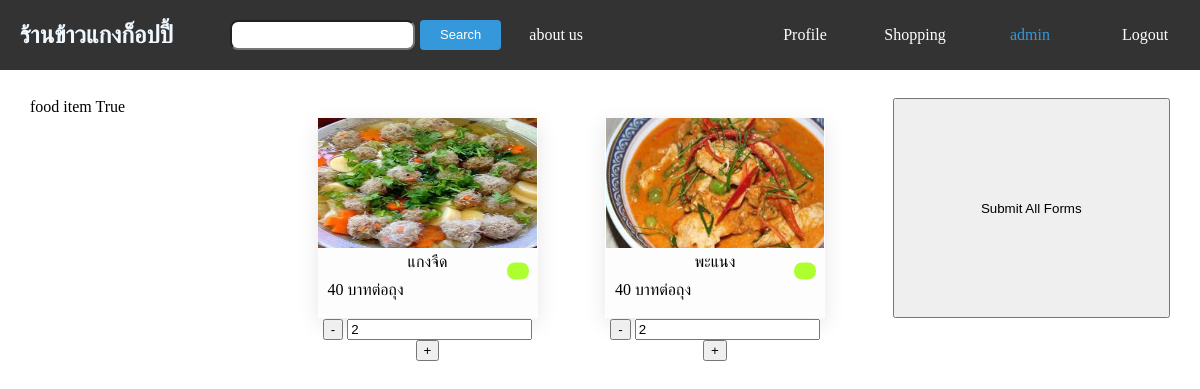
The page /modify_cart1/ (signed in) on the database its author committed.
### app/models.py (models this page shows, shortened)
class Food(models.Model):
    name = models.CharField(max_length=100)
    price = models.IntegerField(default=0)
    unit = models.CharField(max_length=100,default='บาทต่อถุง')
    score = models.FloatField(default=0,blank=True,null=True)
    quantity_review = models.IntegerField(default=0,blank=True,null=True)
    quantity_sale = models.IntegerField(default=0)
    image = models.ImageField(upload_to='media/image/',blank=True,null=True)
    options = models.CharField(max_length=20, choices=(
        ('notchoose', 'ไม่ได้เลือก'),
        ('onsale', 'วางขาย'),
        ('soldout', 'ขายหมดแล้ว'),
    ), default='notchoose')
    def __str__(self) -> str:
        return f'เมนู {self.name} ราคา {self.price} บาท status : {self.options}'

class OrderItemtype1(models.Model):
    user = models.ForeignKey(User,on_delete=models.CASCADE)
    order = models.ForeignKey(Order, on_delete=models.CASCADE)
    food = models.ForeignKey(Food,on_delete=models.DO_NOTHING)
    quantity = models.IntegerField()
    price = models.DecimalField(max_digits=10, decimal_places=2)

### app/views.py (the view)
# urls.py: path('modify_cart1/', modify_cart1, name='modify_cart1'),
def modify_cart1(request):
    foods = Food.objects.all()
    items = OrderItemtype1.objects.all()
    food_item = []
    for food in foods:
        found_item = ''
        print(food)
        for item in items:
            if food == item.food:
                found_item = item
                break
        if found_item:
            food_item.append((food,found_item))
        else:
            food_item.append((food,0))
    modify = 'True'
    return render(request, 'app/shop_food1.html', {'food_item': food_item, 'modify':modify
                                                         })

### app/templates/app/shop_food1.html (shortened to what this page needs)
<!DOCTYPE html>
<html lang="en">
<head>
</head>
<body>
  {% include 'app/navbar.html' %}
  <div class="container-area">
    {%if food_item %}
            food item
            {{modify}}
        {%for f,i in food_item %}
        {%if f.options != 'notchoose'%}
        <div class="listitem">
            <a href="/foodview/{{f.id}}/">
                <div class="boxlistfood">
                    {%if f.image %}
                    <div class="image-food">
                        <img src="{{f.image.url}}" alt="food-image">
                    </div>
                    {%endif%}
                    <div class="box-detail">
                        <div class="overlay">
                            {%if f.options == 'onsale' %}
                            <div class="status-sale-green"></div>
                            {%endif%}
                        </div>
                        <div class="name">{{f.name}}</div>
                        <div class="detail_food">
                            <div class="food-price">{{f.price}} {{f.unit}}</div>
                        </div>
                    </a>
                        <form class="add-to-cart-form" method="post" action="{% url 'add_to_cart' 'type1' %}">
                        <div class="quantity-control">
                            <button class="left_de" type="button" onclick="decrementQuantity('{{ f.id }}')">-</button>
                            {%if not i.quantity %}
                                <input class="cen_num" type="number" name="quantity" id="id_quantity_{{ f.id }}" value="0" min="0">
                            {%else%}
                                <input class="cen_num" type="number" name="quantity" id="id_quantity_{{ f.id }}" value="{{i.quantity}}" min="0">
                            {%endif%}
                            <button class="right_in" type="button" onclick="incrementQuantity('{{ f.id }}')">+</button>
                        </div>
                        </form>
                    </div>
                </div>
        {%endif%}
        {%endfor%}
        <button class="button-btn" type="button" onclick="submitForms_modify()">Submit All Forms</button>
    {%endif%}
</body>
</html>

### app/templates/app/navbar.html (shortened to what this page needs)
<header>
    <nav class="navbar">
        <div class="leftitem">
            <div class="logoitem">
                <h1 class="res_name"><a href="{%url 'home'%}">ร้านข้าวแกงก็อปปี้</a></h1>
            </div>
            <div class="search-btn-about">
                <form class="search" method="post" action="/search/">
                    <div class="searchbar">
                        <input class="search-box" type="search" aria-label="Search" name="text-search">
                        <button type="submit">Search</button>
                    </div>
                </form>
                <a class="about-us" href="/about_us/">about us</a>
            </div>
        </div>
        <div class="rightitem">
            <div class="box-profile">
                <a class="profile" href="/profile/{{user.username}}/">Profile</a>
            </div>
            <div class="create_cart">
                <a class="cart" href="/create_cart/">Shopping</a>
            </div>
            <ul class="box-login">
                {% if user.is_authenticated %}
                <span class="username-btn">{{ user.username }}</span>
                <a class="logout-btn"
                href="{% url 'logout' %}">Logout</a>
                {% else %}
                <a class="login-btn" href="{% url 'line' %}">Login</a>
                {% endif %}
            </ul>
        </div>
    </nav>
</header>

### app/templates/app/shop_food1.html (style rules this page uses)
.container-area { display: grid; padding: 0.5rem; margin: 0.5rem; grid-template-columns: repeat(4,1fr); grid-gap: 10px; width: 1140px; margin: 0 auto; margin-top: 20px; }
.boxlistfood { margin-top: 20px; width: 220px; height: 200px; box-shadow: transparent 0 0 0 3px,rgba(18, 18, 18, .1) 0 6px 20px; }
.boxlistfood div { text-align: center; margin-bottom: 10px; }
.listitem a { text-decoration: none; color: black; }
.image-food { width: 100% ; border-radius: 1rem; height: 110px; margin-bottom: 20px; }
.image-food img { height: 130px; width: 99.5%; }
.detail_food { display: flex; justify-content: space-between; margin-left: 10px; margin-bottom: 0; }
.name { margin-top: 5px; margin-bottom: 0; }
.box-detail { display: flex; flex-direction: column; border-radius: 0.3rem; height: 70px; position: relative; margin-top: 20px; background-color: #FDFDFD; }
.overlay { position: absolute; top: 30px; left: 200px; transform: translate(-50%, -50%); padding: 10px; border-radius: 5px; width: 30px; }
.status-sale-green { background-color: greenyellow; display: inline-block; padding: 6px; width: 10px; height: 5px; border-radius: 0.5rem; }

### app/templates/app/navbar.html (style rules this page uses)
body { margin: 0; padding: 0; }
.navbar { display: flex; height: 70px; background-color: #333; justify-content: space-between; align-items: center; }
ul { display: flex; list-style: none; }
ul li a,.login-btn,.logout-btn { color: aliceblue; text-decoration: none; }
.leftitem { display: flex; width: 700px; }
.logoitem { margin-left: 20px; display: flex; width: 200px; margin-right: 10px; }
.search-btn-about { display: flex; align-items: center; justify-content: space-between; }
div h1 a { color: aliceblue; text-decoration: none; list-style: none; }
.searchbar { display: flex; align-items: center; }
.search-box { border-radius: 0.5rem; height: 30px; }
.search button { padding: 8px 20px; border-radius: 4px; border: none; cursor: pointer; background-color: #3498db; color: #fff; height: 30px; margin-left: 5px; font-size: small; line-height: 10px; }
.leftitem form { display: flex; align-items: center; }
.rightitem { display: flex; width: 250px; margin-right: 200px; }
.box-profile,.create_cart { display: flex; align-items: center; }
.username-btn { display: flex; align-items: center; margin-right: 20px; color: #3498db; width: 60px; }
.about-us,.profile,.login-btn,.logout-btn,.cart { display: flex; align-items: center; justify-content: center; border-radius: 4px; background-color: #333; border: none; color: #FFFFFF; text-align: center; padding: 15px; width: 70px; height: 3px; margin: 5px; text-decoration: none; }

### rows shown on the page
Food: image (picture), options "onsale" (drawn), name "แกงจืด", price "40", unit "บาทต่อถุง", quantity "2"
Food: image (placeholder picture), options "onsale" (drawn), name "พะแนง", price "40", unit "บาทต่อถุง", quantity "2"

### other values the page prints
{{ user.username }} "admin"
{{ modify }} "True"
